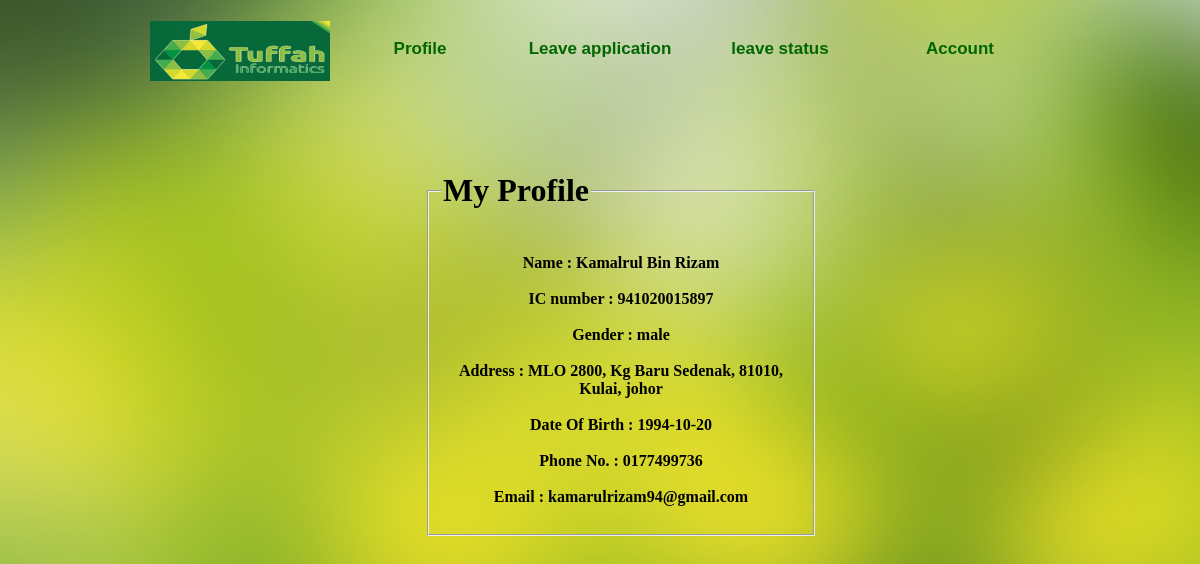
/login/profile.php (signed in), run on the app's committed database.
### tables this page shows
CREATE TABLE `staff` (
  `StaffID` int(11) NOT NULL AUTO_INCREMENT,
  `StaffName` varchar(50) DEFAULT NULL,
  `StaffIC` varchar(50) DEFAULT NULL,
  `StaffDOB` date DEFAULT NULL,
  `StaffGender` varchar(11) DEFAULT NULL,
  `StaffAddress` varchar(50) DEFAULT NULL,
  `StaffContactNo` varchar(50) DEFAULT NULL,
  `StaffEmail` varchar(50) DEFAULT NULL,
  `StaffType` varchar(11) DEFAULT NULL,
  `StaffUsername` varchar(20) DEFAULT NULL,
  `StaffPassword` varchar(20) DEFAULT NULL,
  `Year` int(4) DEFAULT NULL,
  `LeaveBal` int(2) DEFAULT '0',
  PRIMARY KEY (`StaffID`)
);

### login/profile.php (the view, shortened to what this page needs)
<body background="blur.jpg">
<link href="Layout.css" rel="stylesheet" type="text/css" />
<link href="Menu.css" rel="stylesheet" type="text/css" />
</head>
<body m background="blur.jpg">
<div id="Container">
<nav>
<ul>
    <li><a href="main menu.php"><img src="tuffah1.jpg" width="180" height="60" /></li>
	<li><b><a href="profile.php">Profile</a></b></li>
    <li><b><a href="leave_app.php">Leave application</a></b></li>
    <li><b><a href="LeaveStatus.php">leave status</a></b></li>
    <li><b><a href="account.php">Account</a></b></li>
</ul>
</nav>
<div id="Footer">
</div>
</div>
</html>
<center>
<div id="profile">
<fieldset style="width:120% " >
<legend><h1>My Profile</h1></legend></br>
<?php
$dbuser="root";
$dbpass = "";
$dbhost = "localhost";
$conn = mysql_connect($dbhost,$dbuser,$dbpass);
$id = $_SESSION['StaffID'];
$sql = "SELECT StaffName, StaffIC, StaffGender, StaffAddress, StaffDOB, StaffContactNo, StaffEmail FROM staff WHERE StaffID = $id";
$retval = mysql_query($sql, $conn);
while ($rows = mysql_fetch_array($retval,MYSQL_ASSOC))
{
	echo "<b>Name : {$rows['StaffName']} </b><br><br>".
	     "<b>IC number : {$rows['StaffIC']} </b><br><br>".
		 "<b>Gender : {$rows['StaffGender']} </b><br><br>".
		 "<b>Address : {$rows['StaffAddress']} </b><br><br>".
		 "<b>Date Of Birth : {$rows['StaffDOB']} </b><br><br>".
		 "<b>Phone No. : {$rows['StaffContactNo']} </b><br><br>".
		 "<b>Email : {$rows['StaffEmail']} </b><br><br>";
}
?>
</fieldset>
</center>
</body>

### login/Layout.css (style rules this page uses)
body { margin:0; padding:0; }
#Container { width:980px; height:auto; margin-left:150px; margin-right:150px; margin-top:21px; margin-bottom:21px; }
#Footer { height:100px; }
#profile { margin-top:auto; margin-bottom:100px; margin-right:150px; margin-left:100px; padding: 9px 3px; width: 300px; border-radius: 200px; }

### login/Menu.css (style rules this page uses)
nav ul { margin:0; padding:0; }
nav ul li { list-style-type:none; float:left; display:block; width:180px; height:60px; text-align:center; line-height:55px; font-family:Arial, Helvetica, sans-serif; font-size:17px; }
nav ul li a { text-decoration:none; color:#006600; }

### data on the page
staff: StaffName "Kamalrul Bin Rizam", StaffIC "941020015897", StaffGender "male", StaffAddress "MLO 2800, Kg Baru Sedenak, 81010, Kulai, johor", StaffDOB "1994-10-20", StaffContactNo "0177499736", StaffEmail "kamarulrizam94@gmail.com"
